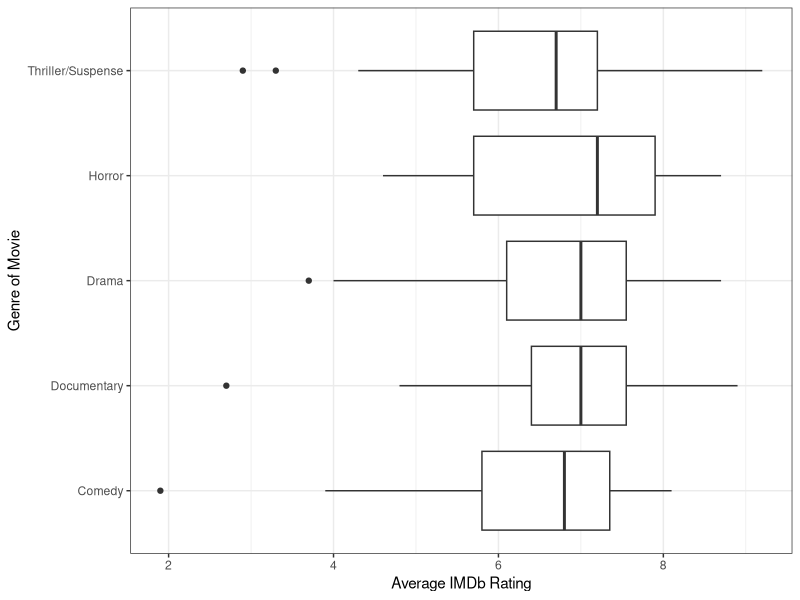

Source code (R): (Note: this script raises an error after producing the figure.)
## ---- chunk 1
library(tidyverse)
## ---- chunk 2
#| include: false

movies <- readxl::read_xlsx("data/movies_2020.xlsx") |>  
  distinct(Movie, .keep_all = TRUE)

title_ids <- read_csv("data/movie_ids.csv")
  
movie_ids <- left_join(movies, 
                       title_ids, 
                       by = 
                         intersect(
                           colnames(movies), 
                           colnames(title_ids)
                           )
                       )

ratings <- read_csv("data/ratings.csv")

movie_ratings <- left_join(movie_ids, 
                           ratings, 
                           by = "id"
                           ) |> 
  select(Movie, 
         Genre, 
         `2020 Gross`, 
         runtimeMinutes, 
         averageRating, 
         numVotes) |> 
  drop_na(averageRating)
## ---- chunk 3
#| echo: false

movie_ratings |> 
  count(Genre) |> 
  arrange(-n) |> 
  filter(Genre %in% c("Comedy",
                           "Documentary",
                           "Drama",
                           "Thriller/Suspense",
                      "Horror"))
## ---- chunk 4

genres <- tibble(Genre = c("Comedy", 
                           "Documentary", 
                           "Drama", 
                           "Thriller/Suspense",
                           "Horror")
                 )

movie_ratings <- movie_ratings |> 
  semi_join(genres, by = "Genre")
## ---- chunk 5
head(movie_ratings, n = 10)
## ---- chunk 6
#| layout-nrow: 1

# ggplot(data = movie_ratings, 
#              mapping = aes(y = averageRating, x = Genre)) + 
#   geom_boxplot() + 
#   theme_bw() +
#   labs(x = "Genre of Movie", 
#        y = "Average IMDb Rating"
#        )

ggplot(data = movie_ratings, 
             mapping = aes(x = averageRating, y = Genre)) + 
  geom_boxplot() + 
  theme_bw() +
  labs(y = "Genre of Movie", 
       x = "Average IMDb Rating"
       )

## ---- chunk 7
#| echo: true

favstats(averageRating ~ Genre, 
         data = movie_ratings)
